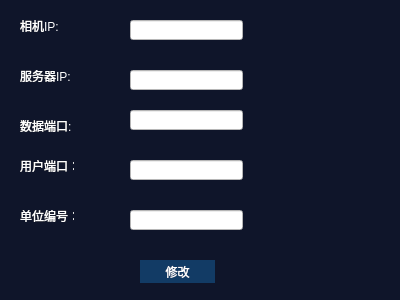
<?xml version="1.0" encoding="UTF-8"?>
<ui version="4.0">
 <class>SettingDlg</class>
 <widget class="QWidget" name="SettingDlg">
  <property name="geometry">
   <rect>
    <x>0</x>
    <y>0</y>
    <width>400</width>
    <height>300</height>
   </rect>
  </property>
  <property name="windowTitle">
   <string>参数设置</string>
  </property>
  <property name="styleSheet">
   <string notr="true">QWidget{color: rgb(255, 255, 255);
background-color: rgb(15, 21, 42);
}
QLineEdit{
color: rgb(0,0 ,0 );
background-color: rgb(255, 255, 255);
}
QPushButton{
background-color: rgb(18, 59, 101);
border:0px;
}</string>
  </property>
  <widget class="QLineEdit" name="lineEdit_camIP">
   <property name="geometry">
    <rect>
     <x>130</x>
     <y>20</y>
     <width>113</width>
     <height>20</height>
    </rect>
   </property>
  </widget>
  <widget class="QLabel" name="label">
   <property name="geometry">
    <rect>
     <x>20</x>
     <y>20</y>
     <width>54</width>
     <height>12</height>
    </rect>
   </property>
   <property name="text">
    <string>相机IP:</string>
   </property>
  </widget>
  <widget class="QPushButton" name="btn_set_Par">
   <property name="geometry">
    <rect>
     <x>140</x>
     <y>260</y>
     <width>75</width>
     <height>23</height>
    </rect>
   </property>
   <property name="text">
    <string>修改</string>
   </property>
  </widget>
  <widget class="QLabel" name="label_2">
   <property name="geometry">
    <rect>
     <x>20</x>
     <y>70</y>
     <width>54</width>
     <height>12</height>
    </rect>
   </property>
   <property name="text">
    <string>服务器IP:</string>
   </property>
  </widget>
  <widget class="QLineEdit" name="lineEdit_servIP">
   <property name="geometry">
    <rect>
     <x>130</x>
     <y>70</y>
     <width>113</width>
     <height>20</height>
    </rect>
   </property>
  </widget>
  <widget class="QLabel" name="label_3">
   <property name="geometry">
    <rect>
     <x>20</x>
     <y>120</y>
     <width>54</width>
     <height>12</height>
    </rect>
   </property>
   <property name="text">
    <string>数据端口:</string>
   </property>
  </widget>
  <widget class="QLineEdit" name="lineEdit_port">
   <property name="geometry">
    <rect>
     <x>130</x>
     <y>110</y>
     <width>113</width>
     <height>20</height>
    </rect>
   </property>
  </widget>
  <widget class="QLabel" name="label_4">
   <property name="geometry">
    <rect>
     <x>20</x>
     <y>160</y>
     <width>54</width>
     <height>12</height>
    </rect>
   </property>
   <property name="text">
    <string>用户端口：</string>
   </property>
  </widget>
  <widget class="QLineEdit" name="lineEdit_uport">
   <property name="geometry">
    <rect>
     <x>130</x>
     <y>160</y>
     <width>113</width>
     <height>20</height>
    </rect>
   </property>
  </widget>
  <widget class="QLabel" name="label_5">
   <property name="geometry">
    <rect>
     <x>20</x>
     <y>210</y>
     <width>54</width>
     <height>12</height>
    </rect>
   </property>
   <property name="text">
    <string>单位编号：</string>
   </property>
  </widget>
  <widget class="QLineEdit" name="lineEdit_hosCode">
   <property name="geometry">
    <rect>
     <x>130</x>
     <y>210</y>
     <width>113</width>
     <height>20</height>
    </rect>
   </property>
  </widget>
 </widget>
 <layoutdefault spacing="6" margin="11"/>
 <resources/>
 <connections/>
</ui>
